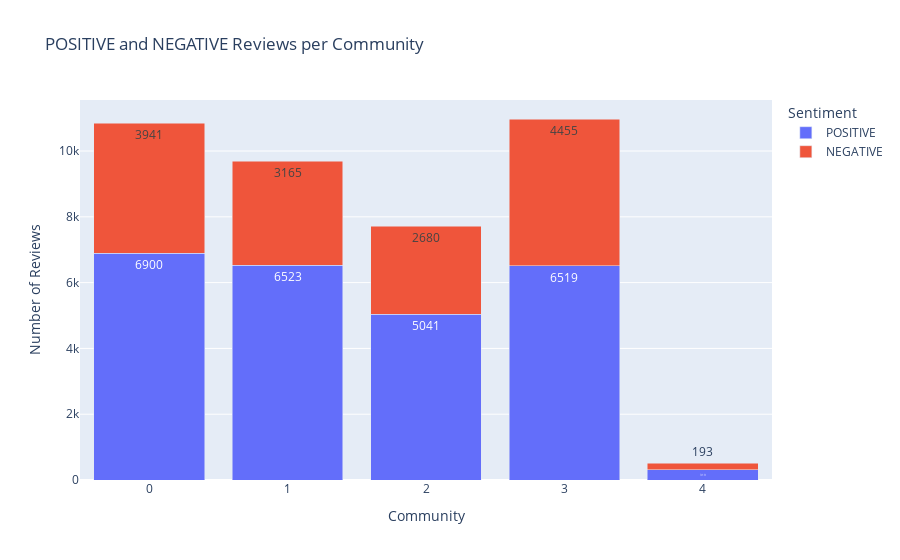

Write notebook code for a chart like this one.
### Markdown cell above
##### Movies per Community

### Code cell
import plotly.express as px

# Aggregate the count of 'POSITIVE' and 'NEGATIVE' reviews for each community
sentiment_count = review_df.groupby(['hard_assignment', 'flair_sentiment']).size().unstack(fill_value=0)
sentiment_count = sentiment_count[['POSITIVE', 'NEGATIVE']]  # Ensure correct column order

# Create a stacked bar chart
fig = px.bar(sentiment_count, 
             title="POSITIVE and NEGATIVE Reviews per Community",
             labels={'value':'Number of Reviews', 'hard_assignment':'Community'},
             text_auto=True)

# Update layout for clarity
fig.update_layout(barmode='stack',
                  xaxis_title="Community",
                  yaxis_title="Number of Reviews",
                  legend_title="Sentiment")

# Show the figure
fig.show()

### Figure 1 — Plotly figure (JSON) as saved in the notebook; plotly's stock layout.template omitted (floating-point values rounded to 4 significant figures)
{"data": [{"alignmentgroup": "True", "hovertemplate": "flair_sentiment=POSITIVE<br>Community=%{x}<br>Number of Reviews=%{y}<extra></extra>", "legendgroup": "POSITIVE", "marker": {"color": "#636efa", "pattern": {"shape": ""}}, "name": "POSITIVE", "offsetgroup": "POSITIVE", "orientation": "v", "showlegend": true, "textposition": "auto", "texttemplate": "%{y}", "type": "bar", "x": [0, 1, 2, 3, 4], "xaxis": "x", "y": [6900, 6523, 5041, 6519, 319], "yaxis": "y"}, {"alignmentgroup": "True", "hovertemplate": "flair_sentiment=NEGATIVE<br>Community=%{x}<br>Number of Reviews=%{y}<extra></extra>", "legendgroup": "NEGATIVE", "marker": {"color": "#EF553B", "pattern": {"shape": ""}}, "name": "NEGATIVE", "offsetgroup": "NEGATIVE", "orientation": "v", "showlegend": true, "textposition": "auto", "texttemplate": "%{y}", "type": "bar", "x": [0, 1, 2, 3, 4], "xaxis": "x", "y": [3941, 3165, 2680, 4455, 193], "yaxis": "y"}], "layout": {"barmode": "stack", "legend": {"title": {"text": "Sentiment"}, "tracegroupgap": 0}, "title": {"text": "POSITIVE and NEGATIVE Reviews per Community"}, "xaxis": {"anchor": "y", "domain": [0, 1], "title": {"text": "Community"}}, "yaxis": {"anchor": "x", "domain": [0, 1], "title": {"text": "Number of Reviews"}}}}
